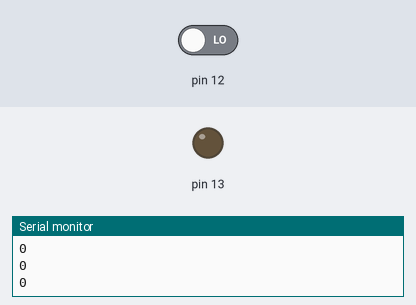
Recording of a sketch running on a simulated Arduino Uno, built with avr-gcc and run on an emulated ATmega328P. Parts: output pins drawn as LEDs (lit = HIGH), the last lines printed to the serial monitor. The inputs (shaded band) are chosen by the test bench; at power-on: pin 12 LOW.

Above: at 1.2 s.
1.3 s: pin 12 driven HIGH
At 1.8 s:
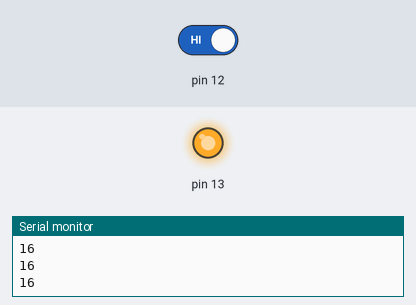
2.8 s: pin 12 driven LOW
At 4.1 s:
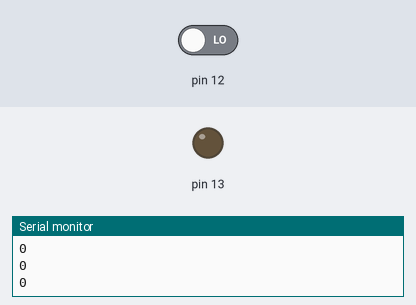
Timing chart, 0 to 5.8 s (numbered marks = the images above; inputs shaded):
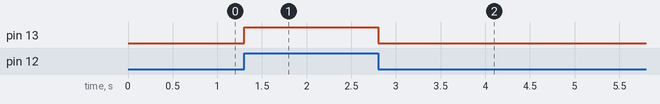

The sketch:

blinkonboardled.ino
```cpp
void setup()
{
  Serial.begin(19200);

  *(uint8_t *)0x24 &= 0b11101111; // set pin 12 to INPUT
  *(uint8_t *)0x24 |= 0b00100000; // set pin 13 to OUTPUT

}

void loop()
{
  //digitalWrite(13, HIGH);   // turn the LED on (HIGH is the voltage level)
  //*(uint8_t *)0x25 |= 0b00100000; // 0x25 is the address of PORTB register, set bit on for pin 13
  //PORTB |= (1 << PORTB5);

  //delay(1000);               // wait for a 100ms

  //digitalWrite(13, LOW);    // turn the LED off by making the voltage LOW
  //*(uint8_t *)0x25 &= 0b11011111; // set bit off for pin 13

  //delay(1000);

  Serial.println((*(uint8_t *)0x23) & 0b00010000);

  if( (*(uint8_t *)0x23) & 0b00010000) // if PINB 5th bit isn't 0
    digitalWrite(13, HIGH);
  else
    digitalWrite(13, LOW);

  delay(10);

}
```

Measured:
- after the input at 1.3 s, pin 13: LOW → HIGH at once
- after the input at 2.8 s, pin 13: HIGH → LOW at once
